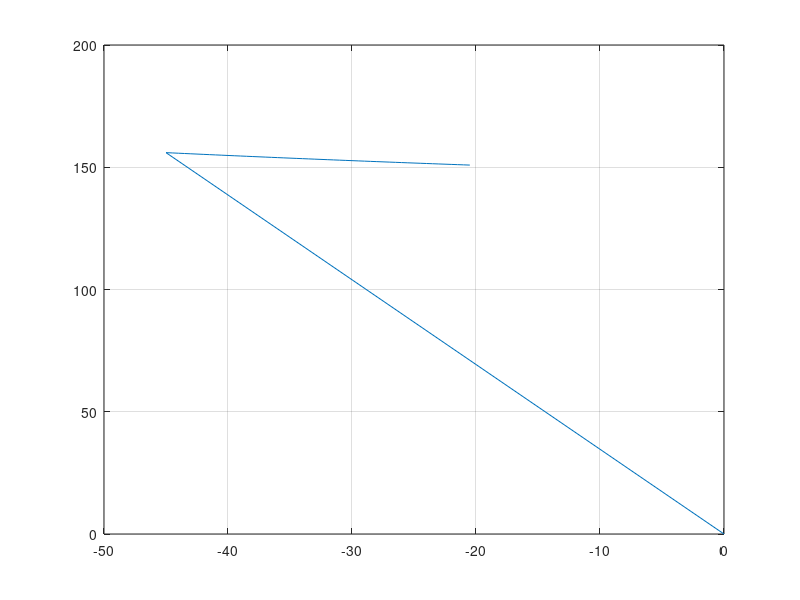

MATLAB code to generate this figure:
clc
clear

rho=1.2256;
w=73500*9.81;
s=122.4;
Cd0=0.024;
k=0.041;
V=zeros(2,200);
Cldmin=sqrt(Cd0/k);
Vdmin=sqrt((2*w)/(rho*s*Cldmin));
AA=0.5*rho*s*Cd0;
BB=(2*w^2*k)/(rho*s);
for n=1:50
   V(1,n)=-20-0.5*n;
   V(2,n)=sqrt((2*w)/(rho*s*sqrt((Cd0*(0.5+V(1,n)/330.15))/(k*(1.5+(V(1,n)/330.15))))));
end
plot(V(1,:),V(2,:))
grid on